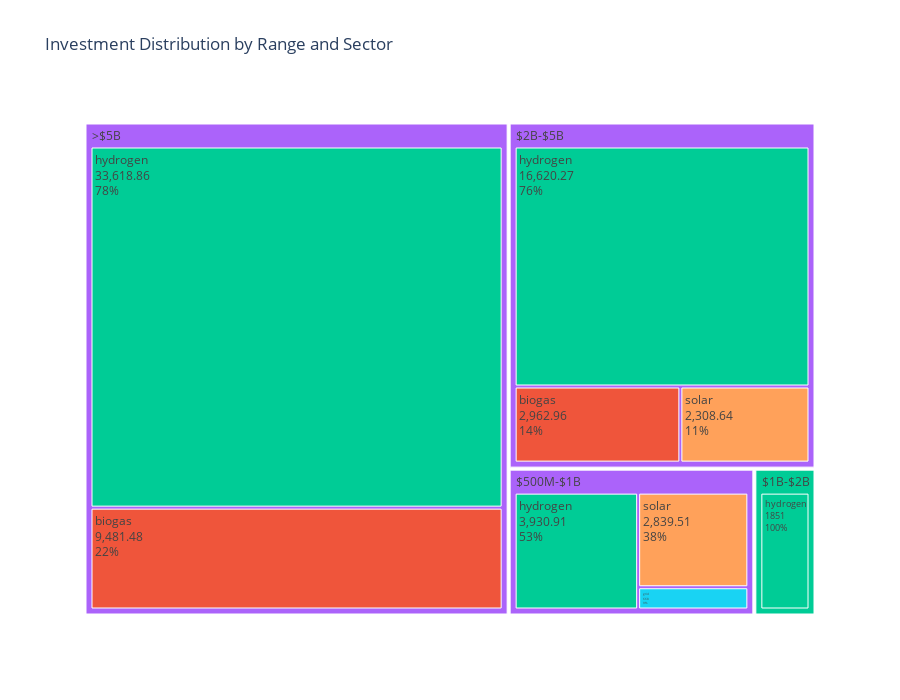

Source (notebook cell):
### Code cell
# Create investment bins
investment_bins = [500, 1000, 2000, 5000, float('inf')]
investment_labels = ['$500M-$1B', '$1B-$2B', '$2B-$5B', '>$5B']
large_early_projects['Investment Range'] = pd.cut(
    large_early_projects['Investment (USD Million)'], 
    bins=investment_bins, 
    labels=investment_labels
)

# Count projects by investment range
investment_dist = large_early_projects['Investment Range'].value_counts().reset_index()
investment_dist.columns = ['Investment Range', 'Count']
investment_dist = investment_dist.sort_values('Investment Range')  # Sort by range

# Create a treemap
fig = px.treemap(
    large_early_projects,
    path=['Investment Range', 'source'],
    values='Investment (USD Million)',
    color='source',
    title='Investment Distribution by Range and Sector',
    height=700
)

fig.update_layout(template="plotly_white")
fig.update_traces(textinfo="label+value+percent parent")
fig.show()

# Create a histogram of investment values
plt.figure(figsize=(14, 8))
sns.histplot(
    data=large_early_projects, 
    x='Investment (USD Million)',
    hue='source',
    bins=15,
    kde=True,
    palette='viridis'
)
plt.title('Distribution of Investment Sizes by Sector', fontsize=16)
plt.xlabel('Investment (USD Million)', fontsize=14)
plt.ylabel('Count', fontsize=14)
plt.axvline(x=1000, color='red', linestyle='--', alpha=0.7, label='$1B threshold')
plt.axvline(x=5000, color='darkred', linestyle='--', alpha=0.7, label='$5B threshold')
plt.legend(title='Sector')
plt.grid(axis='y', linestyle='--', alpha=0.7)
plt.tight_layout()
plt.show()

### Figure 1 — Plotly figure (JSON) as saved in the notebook; plotly's stock layout.template omitted (floating-point values rounded to 4 significant figures)
{"data": [{"branchvalues": "total", "customdata": [[null], [null], ["biogas"], ["hydrogen"], ["(?)"], [null], ["solar"], [null], ["solar"], ["hydrogen"], ["hydrogen"], ["(?)"], ["hydrogen"], [null], [null], [null], ["grid"], ["biogas"], ["hydrogen"], ["(?)"]], "domain": {"x": [0, 1], "y": [0, 1]}, "hovertemplate": "labels=%{label}<br>Investment (USD Million)=%{value}<br>parent=%{parent}<br>id=%{id}<br>source=%{customdata[0]}<extra></extra>", "ids": ["$500M-$1B/biogas", "$1B-$2B/biogas", "$2B-$5B/biogas", "$1B-$2B", "$500M-$1B", ">$5B/solar", "$2B-$5B/solar", "$1B-$2B/solar", "$500M-$1B/solar", ">$5B/hydrogen", "$1B-$2B/hydrogen", "$2B-$5B", "$500M-$1B/hydrogen", ">$5B/grid", "$2B-$5B/grid", "$1B-$2B/grid", "$500M-$1B/grid", ">$5B/biogas", "$2B-$5B/hydrogen", ">$5B"], "labels": ["biogas", "biogas", "biogas", "$1B-$2B", "$500M-$1B", "solar", "solar", "solar", "solar", "hydrogen", "hydrogen", "$2B-$5B", "hydrogen", "grid", "grid", "grid", "grid", "biogas", "hydrogen", ">$5B"], "marker": {"colors": ["#636efa", "#636efa", "#EF553B", "#00cc96", "#ab63fa", "#636efa", "#FFA15A", "#636efa", "#FFA15A", "#00cc96", "#00cc96", "#ab63fa", "#00cc96", "#636efa", "#636efa", "#636efa", "#19d3f3", "#EF553B", "#00cc96", "#ab63fa"]}, "name": "", "parents": ["$500M-$1B", "$1B-$2B", "$2B-$5B", "", "", ">$5B", "$2B-$5B", "$1B-$2B", "$500M-$1B", ">$5B", "$1B-$2B", "", "$500M-$1B", ">$5B", "$2B-$5B", "$1B-$2B", "$500M-$1B", ">$5B", "$2B-$5B", ""], "textinfo": "label+value+percent parent", "type": "treemap", "values": [0, 0, 2963.0, 1851, 7438.0, 0, 2309.0, 0, 2840.0, 33620.0, 1851, 21890.0, 3931.0, 0, 0, 0, 668, 9481.0, 16620.0, 43100.0]}], "layout": {"height": 700, "legend": {"tracegroupgap": 0}, "title": {"text": "Investment Distribution by Range and Sector"}}}
